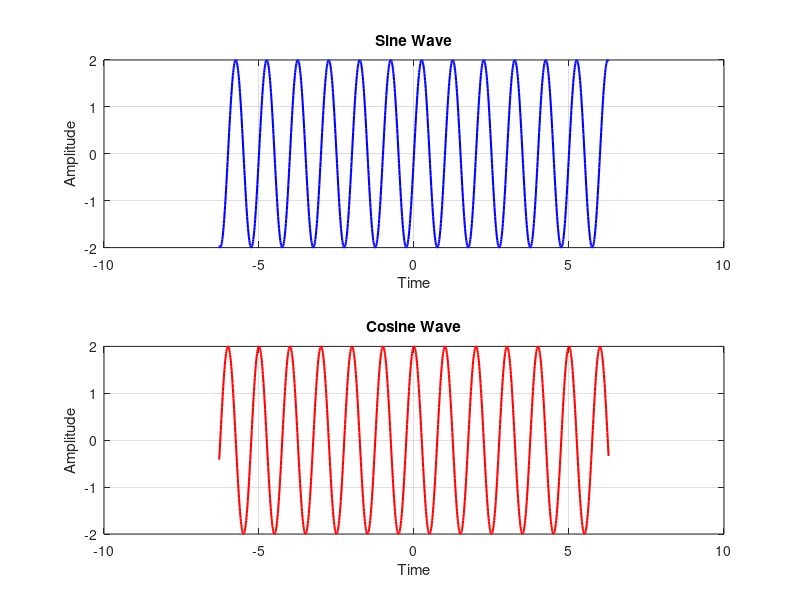
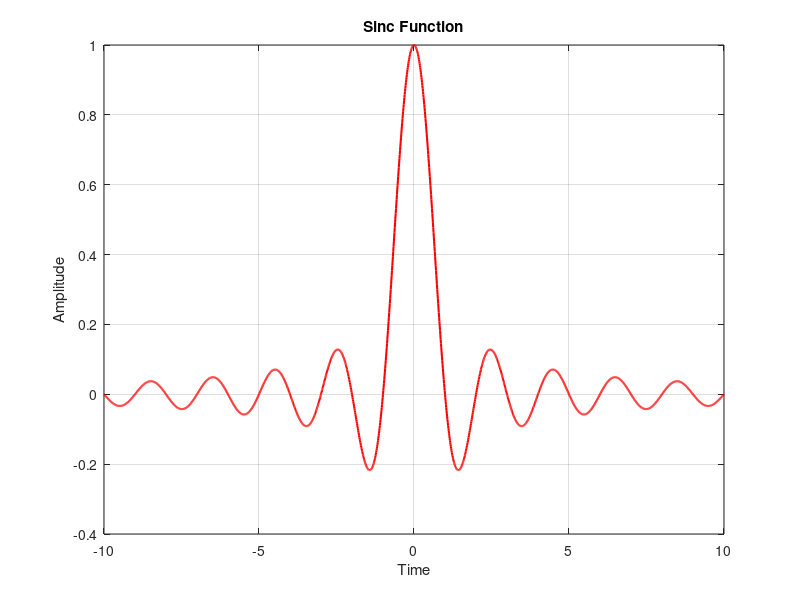
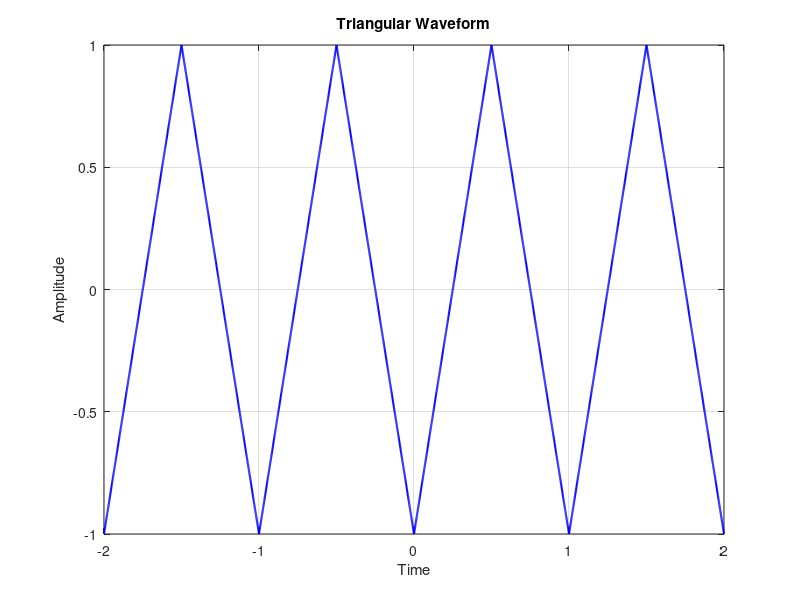
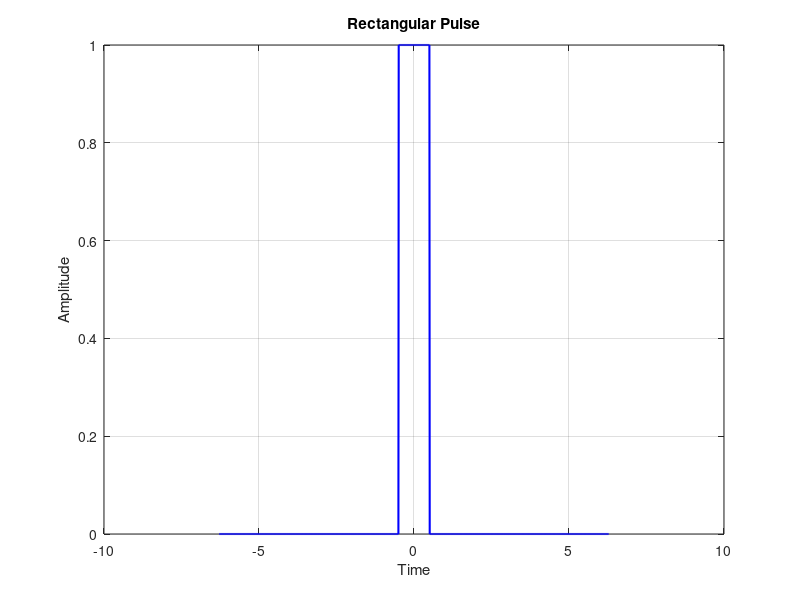

The MATLAB script that drew these images, in order:
clc;
clear;
close all;

%% 1. Sine and Cosine Wave

t = -2*pi:0.01:2*pi;

A = 2;          % Amplitude
f = 1;          % Frequency in Hz

x1 = A*sin(2*pi*f*t);
x2 = A*cos(2*pi*f*t);

figure(1);

subplot(2,1,1);
plot(t,x1,'b','LineWidth',1.5);
xlabel('Time');
ylabel('Amplitude');
title('Sine Wave');
grid on;

subplot(2,1,2);
plot(t,x2,'r','LineWidth',1.5);
xlabel('Time');
ylabel('Amplitude');
title('Cosine Wave');
grid on;


%% 2. Sinc Function

t1 = -10:0.01:10;

x3 = sin(pi*t1)./(pi*t1);
x3(t1 == 0) = 1;

figure(2);
plot(t1,x3,'r','LineWidth',1.5);
xlabel('Time');
ylabel('Amplitude');
title('Sinc Function');
grid on;


%% 3. Triangular Waveform

t2 = -2:0.001:2;

x4 = 2*abs(2*(t2-floor(t2+0.5)))-1;

figure(3);
plot(t2,x4,'b','LineWidth',1.5);
xlabel('Time');
ylabel('Amplitude');
title('Triangular Waveform');
grid on;


%% 4. Rectangular Pulse

t3 = -2*pi:0.01:2*pi;

x5 = double(abs(t3) <= 0.5);

figure(4);
plot(t3,x5,'b','LineWidth',1.5);
xlabel('Time');
ylabel('Amplitude');
title('Rectangular Pulse');
grid on;


%% 5. Sawtooth Waveform

t4 = -2:0.001:2;

x6 = 2*(t4-floor(t4+0.5));

figure(5);
plot(t4,x6,'r','LineWidth',1.5);
xlabel('Time');
ylabel('Amplitude');
title('Sawtooth Waveform');
grid on;


%% 6. Decaying Exponential Signal

t5 = 0:0.001:5;

a = -1;

x7 = exp(a*t5);

figure(6);
plot(t5,x7,'b','LineWidth',1.5);
xlabel('Time');
ylabel('Amplitude');
title('Decaying Exponential Signal');
grid on;


%% 7. Increasing Exponential Signal

t6 = 0:0.001:5;

a = 1.5;

x8 = exp(a*t6);

figure(7);
plot(t6,x8,'r','LineWidth',1.5);
xlabel('Time');
ylabel('Amplitude');
title('Increasing Exponential Signal');grid on; 
